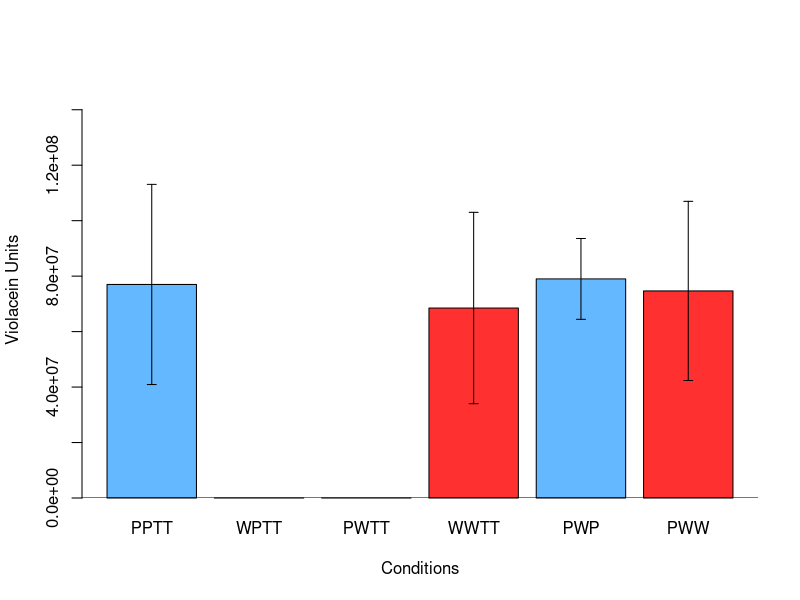

Write the R code that produced this figure.
# Predation Colony Count Analysis
# Jared Brewer
# Created: July 21, 2015
# Modified: July 22, 2015

# The end goal here is to perform an ANOVA and make a bar plot. 

pred <- read.csv("./Predation_07212015_WJB.csv", header = T)
attach(pred)

pred.aov <- aov(PA+WA~Name, data=pred)
summary(pred.aov)
TukeyHSD(pred.aov)

pred2 <- read.csv("./Predation_07222015_WJB.csv", header = T)

pred.means <- c(mean(pred2$PPTT, na.rm=T), mean(pred2$WPTT, na.rm=T), mean(pred2$PWTT, na.rm=T), mean(pred2$WWTT, na.rm=T), mean(pred2$PWP, na.rm=T), mean(pred2$PWW, na.rm=T))
pred.std <- c(sd(pred2$PPTT, na.rm=T), sd(pred2$WPTT, na.rm=T), sd(pred2$PWTT, na.rm=T), sd(pred2$WWTT, na.rm=T), sd(pred2$PWP, na.rm=T), sd(pred2$PWW, na.rm=T)) 
pred.n <- c(sum(pred2$PPTT, na.rm=T)/mean(pred2$PPTT, na.rm=T), sum(pred2$WPTT, na.rm=T)/mean(pred2$WPTT, na.rm=T), sum(pred2$PWTT, na.rm=T)/mean(pred2$PWTT, na.rm=T), sum(pred2$WWTT, na.rm=T)/mean(pred2$WWTT, na.rm=T), sum(pred2$PWP, na.rm=T)/mean(pred2$PWP, na.rm=T), sum(pred2$PWW, na.rm=T)/mean(pred2$PWW, na.rm=T))
pred.se <- c(pred.std/sqrt(abs(pred.n)))

pred.bar <- barplot(pred.means, names = c("PPTT", "WPTT", "PWTT", "WWTT", "PWP", "PWW"), xlab="Conditions", ylab="Violacein Units", ylim=c(0, 1.5e+8), col=c("steelblue1", "firebrick1"))
abline(h=0)
segments(pred.bar, pred.means+pred.se, pred.bar, pred.means-pred.se) 
# Applies vertical marks for standard error
segments(pred.bar -0.05, pred.means+pred.se, pred.bar +0.05, pred.means+pred.se) 
# Makes horizontal tick on positive SE
# Numbers determine the width of the ticks
segments(pred.bar -0.05, pred.means-pred.se, pred.bar +0.05, pred.means-pred.se) 